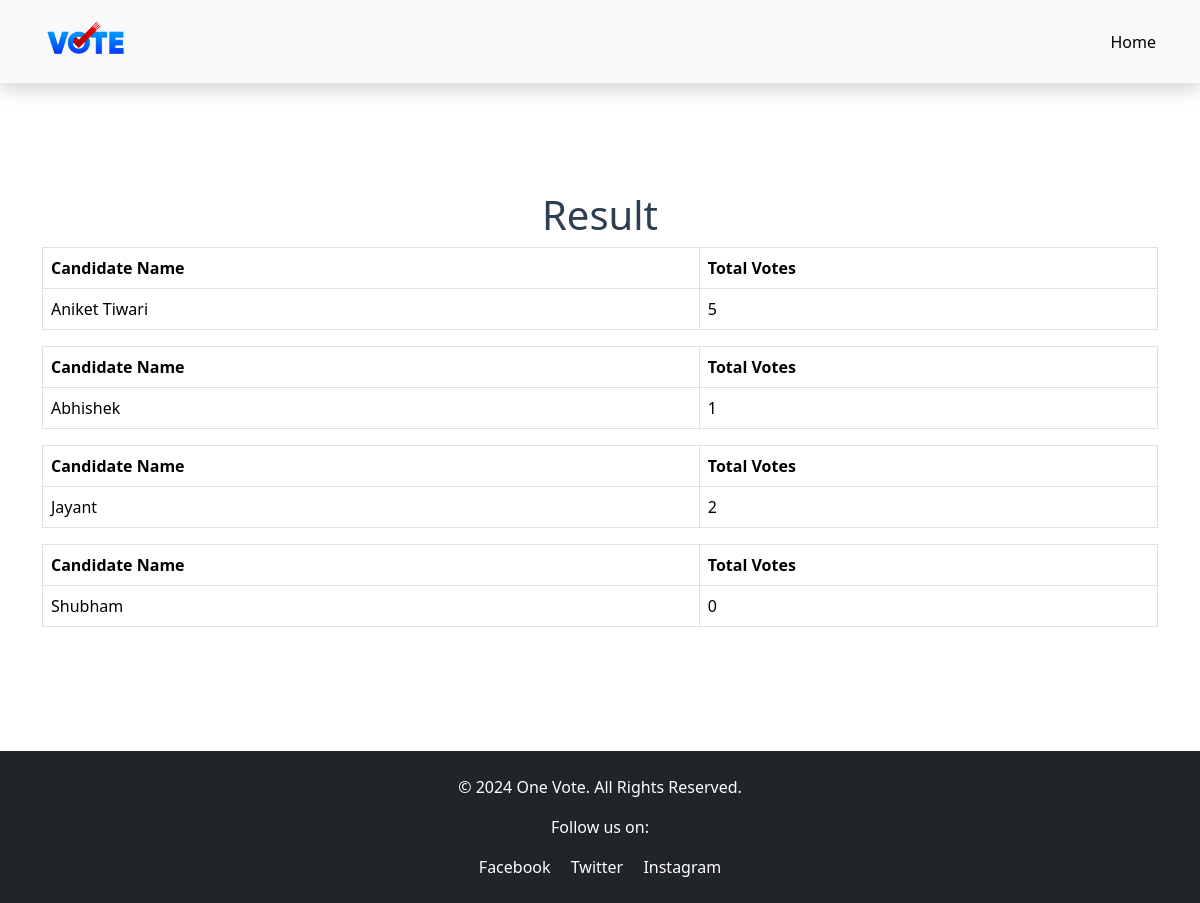
The page /result.php on the database its author committed.
### tables this page shows
CREATE TABLE `candidates` (
  `id` int(11) NOT NULL,
  `position_id` int(11) NOT NULL,
  `firstname` varchar(30) NOT NULL,
  `lastname` varchar(30) NOT NULL,
  `photo` varchar(150) NOT NULL,
  `platform` text NOT NULL
);

### result.php (the view, shortened to what this page needs)
<?php
	include 'includes/conn.php';
?>
<!DOCTYPE html>
<html lang="en">
  <head>
    <link rel="stylesheet" href="style.css" />
    <link
      href="https://cdn.jsdelivr.net/npm/bootstrap@5.3.3/dist/css/bootstrap.min.css"
      rel="stylesheet"
    />
  </head>
  <body>
    <nav class="navbar navbar-expand-lg bg-light shadow">
      <div class="container-fluid">
        <a class="navbar-brand company-logo ms-4" href="index.php">
          <img src="images/logo.png" alt="Company Logo" />
        </a>
        <div class="collapse navbar-collapse" id="navbarSupportedContent">
          <ul class="navbar-nav ms-auto mb-2 mb-lg-0 text-center">
            <li class="nav-item">
              <a
                class="nav-link active custom-nav-link"
                aria-current="page"
                href="index.php"
                >Home</a
              >
            </li>
          </ul>
        </div>
      </div>
    </nav>
    <section class="container my-5 info-section custom-section">
      <div class="row align-items-center">
        <div class="col-lg-12 col-md-12 text-section mb-4 mb-lg-0">
          <h2 style="text-align: center;">Result</h2>
<?php
$sql = "SELECT * FROM candidates";
$query = $conn->query($sql);
while($row=$query->fetch_assoc()){
    $cand_id=$row['id'];
    $sql2="SELECT * FROM votes WHERE candidate_id=$cand_id";
    $query2=$conn->query($sql2);
    $count=$query2->num_rows;
    echo "<table class='table table-bordered' >
    <tr>
    <th> Candidate Name</th>
    <th> Total Votes</th>
    </tr>
    <tr>
    <td>".$row['firstname']."</td>
    <td>".$count."</td>
    </table>";
}
?>
        </div>
      </div>
    </section>
    <footer class="bg-dark text-white py-4">
      <div class="container text-center">
        <p>&copy; 2024 One Vote. All Rights Reserved.</p>
        <p>Follow us on:</p>
        <a href="#" class="text-white me-3">Facebook</a>
        <a href="#" class="text-white me-3">Twitter</a>
        <a href="#" class="text-white">Instagram</a>
      </div>
    </footer>
  </body>
</html>

### style.css (style rules this page uses)
.company-logo img { width: 100px; height: auto; }
.navbar { padding: 1rem; }
.navbar-nav .nav-link { font-weight: 500; }
.navbar-nav .nav-link.active { color: #28a745; }
body { font-family: "Arial", sans-serif; }
.info-section { padding: 40px 0; }
.text-section { padding: 20px; }
.text-section h2 { font-size: 2.5rem; color: #2c3e50; }
.custom-nav-link { margin-right: 1.5rem; }
footer { background-color: #212529; color: #fff; }
footer a { color: #fff; text-decoration: none; }

### rows shown on the page
candidates: firstname "Aniket Tiwari", count "5"
candidates: firstname "Abhishek", count "1"
candidates: firstname "Jayant", count "2"
candidates: firstname "Shubham", count "0"
